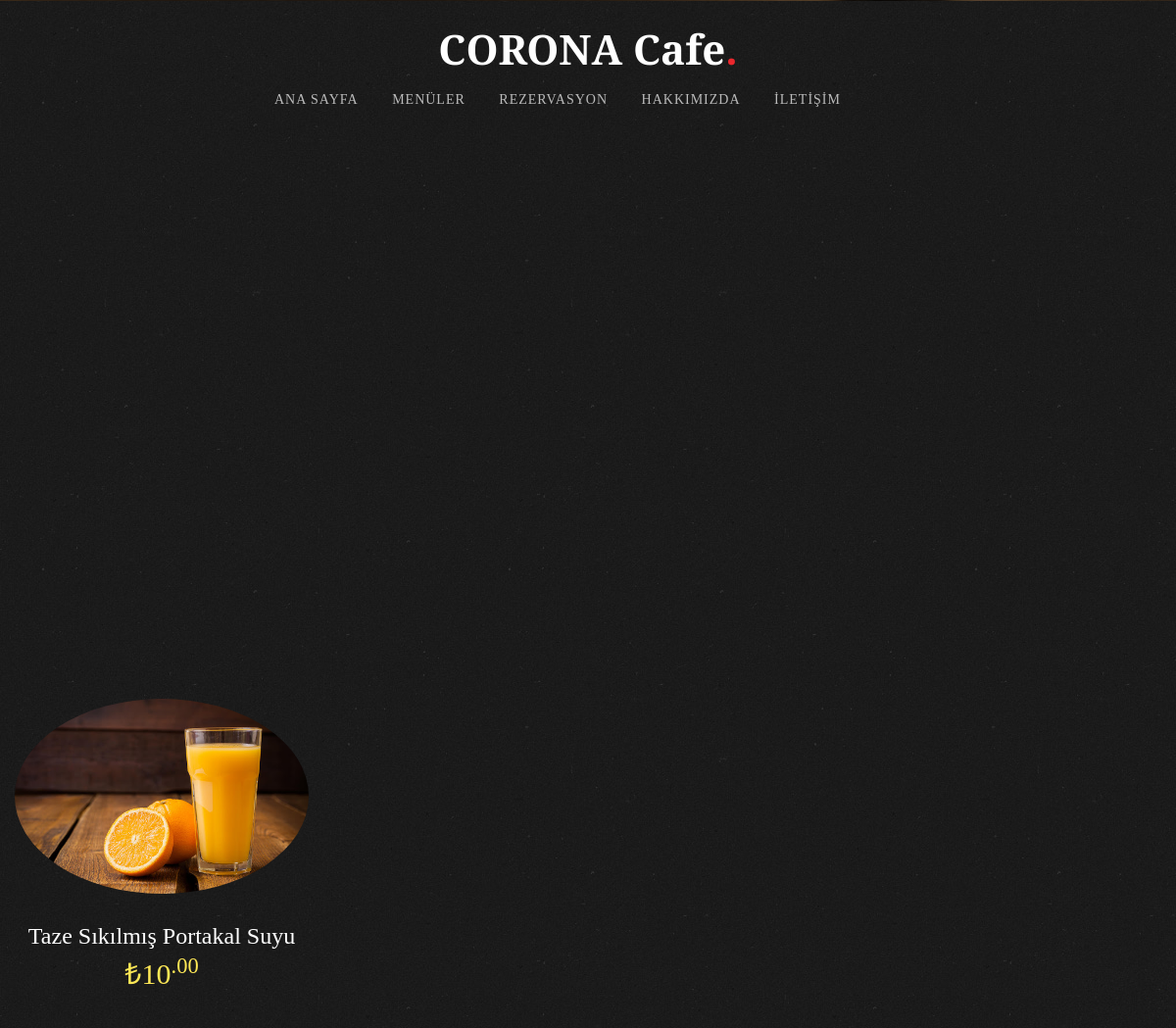
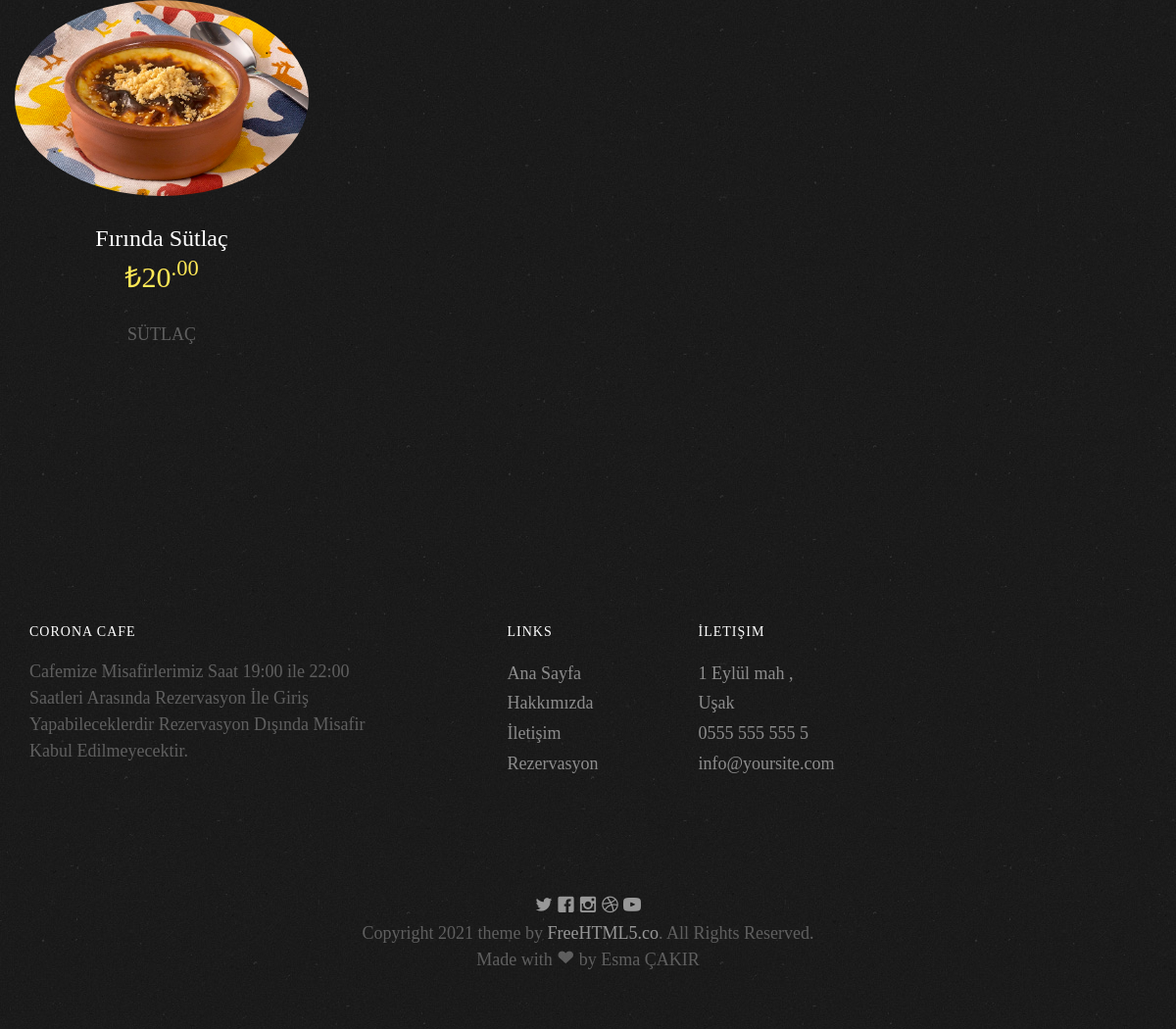
The page / on the database its author committed (2 pictures, top to bottom).
### tables this page shows
CREATE TABLE `gmenu_icecek` (
  `icecek_id` int(11) NOT NULL,
  `icecek_ad` varchar(50) NOT NULL,
  `icecek_fiyat` int(11) NOT NULL,
  `icecek_detay` varchar(250) NOT NULL,
  `icecek_resimyol` varchar(250) NOT NULL
);

CREATE TABLE `gmenu_tatli` (
  `tatli_id` int(11) NOT NULL,
  `tatli_ad` varchar(50) NOT NULL,
  `tatli_fiyat` int(11) NOT NULL,
  `tatli_detay` varchar(250) NOT NULL,
  `tatli_resimyol` varchar(250) NOT NULL
);

### www/index.php (the view, shortened to what this page needs)
<?php include 'header.php';?>
<div id="fh5co-reservation-form" class="fh5co-section">
    <div class="container">
        <div class="row">
        </div>
    </div>
</div>
<div id="fh5co-featured-menu" class="fh5co-section">
    <div class="container">
        <div class="row">
            <?php
$menusorgu = $db->prepare("select * from gmenu_icecek");
$menusorgu->execute();
while ($menucek = $menusorgu->fetch(PDO::FETCH_ASSOC)) {?>
            <div class="fh5co-item margin_top">
                <img src="admin/<?php echo $menucek["icecek_resimyol"] ?>" class="img-responsive" alt="">
                <h3><?php echo $menucek["icecek_ad"] ?></h3>
                <span class="fh5co-price">₺<?php echo $menucek["icecek_fiyat"] ?><sup>.00</sup></span>
            </div>
            <?php }
?>
            <?php
$menusorgu = $db->prepare("select * from gmenu_tatli");
$menusorgu->execute();
while ($menucek = $menusorgu->fetch(PDO::FETCH_ASSOC)) {?>
            <div class="fh5co-item margin_top">
                <img src="admin/<?php echo $menucek["tatli_resimyol"] ?>" class="img-responsive" alt="">
                <h3><?php echo $menucek["tatli_ad"] ?></h3>
                <span class="fh5co-price">₺<?php echo $menucek["tatli_fiyat"] ?><sup>.00</sup></span>
                <p><?php echo $menucek["tatli_detay"] ?></p>
            </div>
            <?php }
?>
        </div>
    </div>
</div>
<?php
include 'footer.php';
?>

### www/css/sonnn.css (style rules this page uses)
body { font-family: "Cormorant Garamond", Georgia, serif; font-weight: 400; font-size: 18px; line-height: 1.7; color: rgba(255, 255, 255, 0.3); background: #000 url(../images/broken_noise.png) repeat; }
p { margin-bottom: 30px; font-style: 18px; }
h1, h2, h3, h4, h5, h6, figure { color: #000; font-family: "Cormorant Garamond", Georgia, serif; font-weight: 400; margin: 0 0 20px 0; }
.fh5co-section { padding: 7em 0; }
.fh5co-section p { color: rgba(255, 255, 255, 0.3); font-size: 18px; line-height: 1.5; }
#fh5co-featured-menu .fh5co-item { display: block; margin-right: 1000px; width: 300px; text-align: center; }
#fh5co-featured-menu .fh5co-item h3, #fh5co-gallery .fh5co-item h3, #fh5co-reservation-form .fh5co-item h3 { margin-bottom: 0px; color: #fff; }
#fh5co-featured-menu .fh5co-item .fh5co-price, #fh5co-gallery .fh5co-item .fh5co-price, #fh5co-reservation-form .fh5co-item .fh5co-price { font-style: 20px; color: #fee856; margin-bottom: 20px; font-size: 30px; display: block; }
#fh5co-featured-menu .fh5co-item img, #fh5co-gallery .fh5co-item img, #fh5co-reservation-form .fh5co-item img { margin-bottom: 30px; }

### www/css/calıss.css (style rules this page uses)
body { font-family: "Cormorant Garamond", Georgia, serif; font-weight: 400; font-size: 18px; line-height: 1.7; color: rgba(255, 255, 255, 0.3); background: #000 url(../images/broken_noise.png) repeat; }
p { margin-bottom: 30px; font-style: 18px; }
h1, h2, h3, h4, h5, h6, figure { color: white; font-family: "Cormorant Garamond", Georgia, serif; font-weight: 400; margin: 0 0 20px 0; }
.fh5co-section { padding: 7em 0; }
.fh5co-section p { color: rgba(255, 255, 255, 0.3); font-size: 18px; line-height: 1.5; }
#fh5co-featured-menu .fh5co-item { display: block; margin-right: 1000px; width: 300px; text-align: center; }
#fh5co-featured-menu .fh5co-item h3, #fh5co-gallery .fh5co-item h3, #fh5co-reservation-form .fh5co-item h3 { margin-bottom: 0px; color: #fff; }
#fh5co-featured-menu .fh5co-item .fh5co-price, #fh5co-gallery .fh5co-item .fh5co-price, #fh5co-reservation-form .fh5co-item .fh5co-price { font-style: 20px; color: #fee856; margin-bottom: 20px; font-size: 30px; display: block; }
#fh5co-featured-menu .fh5co-item img, #fh5co-gallery .fh5co-item img, #fh5co-reservation-form .fh5co-item img { margin-bottom: 30px; border-radius: 50%; width: 500px; transition: 1s; }

### www/css/calısss.css (style rules this page uses)
body { font-family: "Cormorant Garamond", Georgia, serif; font-weight: 400; font-size: 18px; line-height: 1.7; color: rgba(255, 255, 255, 0.3); background: #000 url(../images/broken_noise.png) repeat; }
p { margin-bottom: 30px; font-style: 18px; }
h1, h2, h3, h4, h5, h6, figure { color: white; font-family: "Cormorant Garamond", Georgia, serif; font-weight: 400; margin: 0 0 20px 0; }
.fh5co-section { padding: 7em 0; }
.fh5co-section p { color: rgba(255, 255, 255, 0.3); font-size: 18px; line-height: 1.5; }
#fh5co-featured-menu .fh5co-item { display: block; margin-right: 1000px; width: 300px; text-align: center; }
#fh5co-featured-menu .fh5co-item h3, #fh5co-gallery .fh5co-item h3, #fh5co-reservation-form .fh5co-item h3 { margin-bottom: 0px; color: #fff; }
#fh5co-featured-menu .fh5co-item .fh5co-price, #fh5co-gallery .fh5co-item .fh5co-price, #fh5co-reservation-form .fh5co-item .fh5co-price { font-style: 20px; color: #fee856; margin-bottom: 20px; font-size: 30px; display: block; }
#fh5co-featured-menu .fh5co-item img, #fh5co-gallery .fh5co-item img, #fh5co-reservation-form .fh5co-item img { margin-bottom: 30px; border-radius: 50%; width: 500px; transition: 1s; }

### rows shown on the page
gmenu_icecek: icecek_resimyol (picture), icecek_ad "Taze Sıkılmış Portakal Suyu", icecek_fiyat "10"
gmenu_tatli: tatli_resimyol (picture), tatli_ad "Fırında Sütlaç", tatli_fiyat "20", tatli_detay "SÜTLAÇ"
